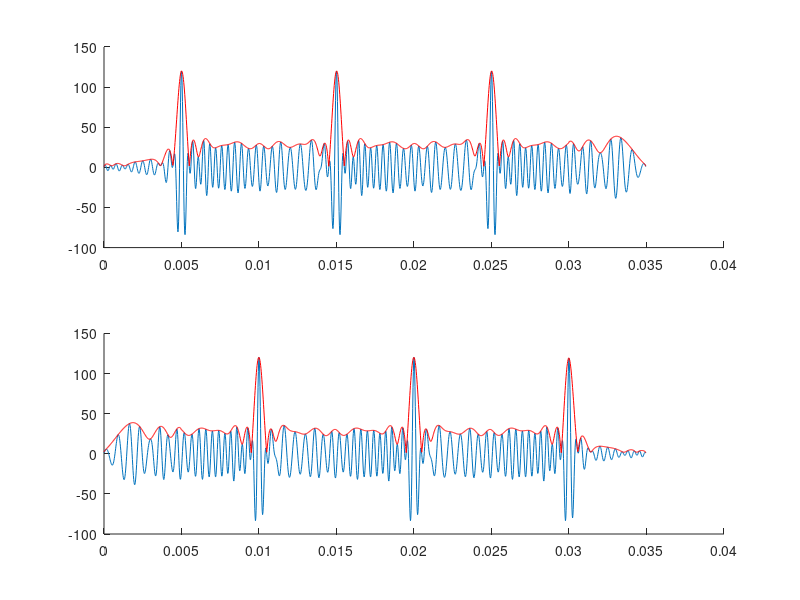

Write MATLAB code to recreate this figure.
% Chirp evaluations
% Lars Urbansky, 15.04.2016
clear all;
close all;

fs = 48e3; % 48kHz sampling freq
T = 0.005; % 5ms chirp
f1 = 1e3; % Lower freq symbol 1
f2 = 3e3; % Upper freq symbol 1
phi = 0; % initial phase
B = f2-f1; % Bandwidth 
mu = 2*pi*B/T;

% Prepare chirps
t = 0:1/fs:T-1/fs;
x1 = cos(2*pi*f1*t+mu*t.^2/2+phi); % Up-chirp symbol 1
x2 = cos(2*pi*f2*t-mu*t.^2/2+phi); % Down-chirp symbol 1

% % Plot time domain chirps
% figure(1);
% set(gcf,'numbertitle','off','name','Chirp symbols');
% subplot(2,1,1); plot(t,x1);
% xlabel('t in s'), ylabel('x1(t)');
% subplot(2,1,2); plot(t,x2);
% xlabel('t in s'), ylabel('x2(t)');

% FFT
% L1 = length(x1);
% X1 = abs(fft(x1)/L1);
% X1 = X1(1:L1/2+1); % Spectrum up to pi
% X1(2:end-1) = 2*X1(2:end-1); % Correct to single-sided spectrum
% f1 = fs*(0:L1/2)/L1;
% 
% L2 = length(x2);
% X2 = abs(fft(x2)/L2);
% X2 = X2(1:L2/2+1); % Spectrum up to pi
% X2(2:end-1) = 2*X2(2:end-1); % Correct to single-sided spectrum
% f2 = fs*(0:L2/2)/L2;

% % Plot frequency domain chirps
% figure(2);
% set(gcf,'numbertitle','off','name','Freq. domain of chirp symbols');
% subplot(2,1,1); plot(f1/1000, 10*log10(X1));
% xlabel('f in kHz'), ylabel('|X_1(f)| in dB');
% xlim([0, fs/2/1e3]);
% subplot(2,1,2); plot(f2/1000, 10*log10(X2));
% xlabel('f in kHz'), ylabel('|X_2(f)| in dB');
% xlim([0, fs/2/1e3]);

% Generate reversed chirps
x1_rev = x2;
x2_rev = x1;

% Generate symbol sequence which will be sent
tx = [x1, x2, x1, x2, x1, x2];

% Assume tx has been sent
c1 = conv(tx, x1_rev);
c2 = conv(tx, x2_rev);
t_rec = 0:1/fs:7*T-2/fs;
% 
% % Plot the transmit signal
% figure(3);
% set(gcf,'numbertitle','off','name','Transmitted signal');
% plot(0:1/fs:6*T-1/fs, tx);

%envelope transform (using hilbert transform to calculate the analytical
%signal)
c1f = fft(c1);
c2f = fft(c2);
h = [zeros(1, floor(length(c1)/2)), 2 * ones(1, ceil(length(c1)/2))];
env1 = abs(ifft(h.*c1f));
env2 = abs(ifft(h.*c2f));

% Plot correlations1
figure(4);
set(gcf,'numbertitle','off','name','Matched filtering');
subplot(2,1,1); hold on; plot(t_rec, c1); plot(t_rec, env1, 'r'); hold off; 
subplot(2,1,2); hold on; plot(t_rec, c2); plot(t_rec, env2, 'r'); hold off;